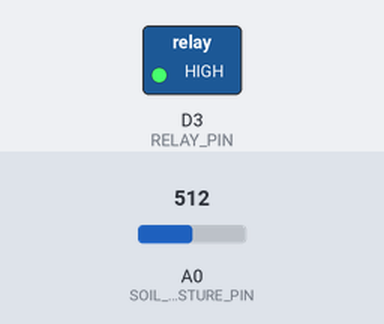
This sketch was run on a simulated ESP8266 (NodeMCU). Shown: switched loads named in the sketch (green lamp = pin HIGH). The inputs (shaded band) are chosen by the test bench; at power-on: A0 (SOIL_MOISTURE_PIN) = 512. WiFi joins after 1.5 s; servers stay silent unless stated; uploads are accepted with an empty reply; what the sketch prints to the serial monitor is not drawn.

Above: at 3.9 s.
4.0 s: A0 (SOIL_MOISTURE_PIN) set to 898
5.5 s: A0 (SOIL_MOISTURE_PIN) set to 927
At 6.6 s:
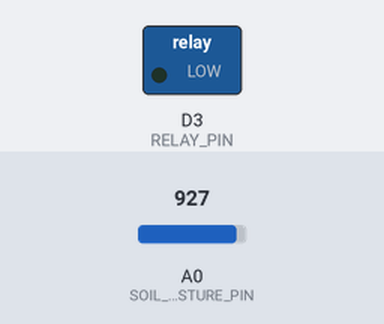
7.5 s: A0 (SOIL_MOISTURE_PIN) set to 900
At 7.8 s:
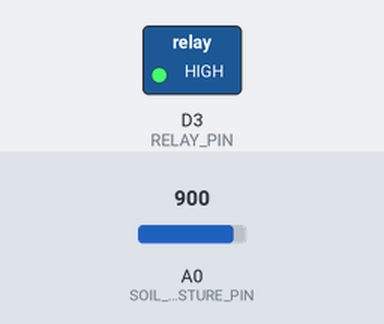
9.0 s: A0 (SOIL_MOISTURE_PIN) set to 1023
At 10.5 s:
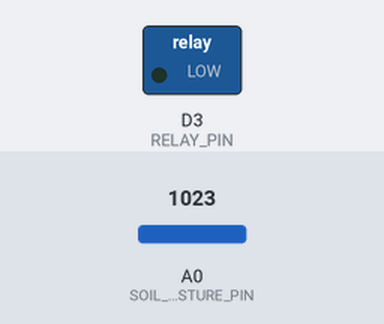
Timing chart, 0 to 11.9 s (numbered marks = the images above; inputs shaded):
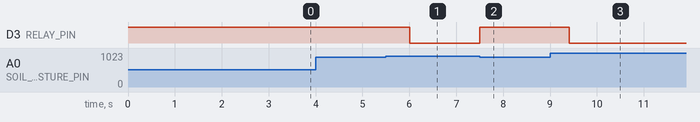

Measured:
- the behaviour switches between 913 and 914 on A0 (SOIL_MOISTURE_PIN) (found by bisection; images 0 and 1)
- after the input at 4.0 s, every drawn part: stays the same
- after the input at 5.5 s, D3 (RELAY_PIN): HIGH → LOW after 0.50 s
- after the input at 7.5 s, D3 (RELAY_PIN): LOW → HIGH at once
- after the input at 9.0 s, D3 (RELAY_PIN): HIGH → LOW after 0.41 s

The sketch:

irrigador.ino
```cpp
#include <ESP8266WiFi.h>
#include <ESP8266HTTPClient.h>
#include <WiFiClientSecureBearSSL.h>
#include <ArduinoJson.h>

// Define pin connections
#define SOIL_MOISTURE_PIN A0
#define RELAY_PIN D3

// WiFi credentials
const char *ssid = "ssid";
const char *password = "password";

String BASE_URL = "https://api-regador.onrender.com";

int soilMoistureValue = 0;
int activationLevel = 20;

unsigned long lastPostTime = 0;
const unsigned long postInterval = 2000; // 2 seconds

void sendMoistureLevel(int moistureLevel) {
  std::unique_ptr<BearSSL::WiFiClientSecure>client(new BearSSL::WiFiClientSecure);
  client->setInsecure();

  HTTPClient https;

  https.begin(*client, BASE_URL + "/regas");
  https.addHeader("Content-Type", "application/json"); // Set content type to JSON

  // Create JSON document
  JsonDocument doc;
  doc["umidade"] = moistureLevel;

  String json;
  serializeJson(doc, json);

  int httpCode = https.POST(json);

  if (httpCode != HTTP_CODE_OK)
    Serial.printf("[HTTP] POST... failed, error: %s\n", https.errorToString(httpCode).c_str());

  https.end();
}

void getActivationLevel() {
  std::unique_ptr<BearSSL::WiFiClientSecure>client(new BearSSL::WiFiClientSecure);
  client->setInsecure();

  HTTPClient https;

  https.begin(*client, BASE_URL + "/activation-level");
  int httpCode = https.GET();

  if (httpCode != HTTP_CODE_OK)
    Serial.printf("[HTTP] GET... failed, error: %s\n", https.errorToString(httpCode).c_str());

  String payload = https.getString();

  https.end();

  // Server sends a normal string instead of JSON object
  int level = payload.toInt();

  if (level && level != activationLevel)
    activationLevel = level;
}

void setup() {
  // Set relay pin as output
  pinMode(RELAY_PIN, OUTPUT);
  digitalWrite(RELAY_PIN, HIGH);  // Ensure the relay is off initially

  // Start serial communication
  Serial.begin(115200);

  // Prevents reconnection issues (taking too long to connect)
  WiFi.mode(WIFI_OFF);

  delay(1000);

  // Hides the viewing of ESP as wifi hotspot
  WiFi.mode(WIFI_STA);

  // Start WiFi
  WiFi.begin(ssid, password);
  Serial.println("");

  Serial.println("Connecting");

  while (WiFi.status() != WL_CONNECTED) {
    delay(500);
    Serial.print(".");
  }

  // If connection successful show IP address in serial monitor
  Serial.println("");
  Serial.print("Connected to ");
  Serial.println(ssid);
  Serial.print("IP address: ");
  Serial.println(WiFi.localIP());

  // Set activation level saved previously in the API
  getActivationLevel();
}

void loop() {
  unsigned long currentTime = millis();

  soilMoistureValue = map(analogRead(SOIL_MOISTURE_PIN), 1023, 490, 0, 100);

  if (soilMoistureValue < activationLevel) { // Adjust threshold as needed
    digitalWrite(RELAY_PIN, LOW);  // Start irrigation
  }
  else {
    digitalWrite(RELAY_PIN, HIGH); // Stop irrigation
  }

  // Send moisture value every 2 seconds
  if (currentTime - lastPostTime >= postInterval) {
    lastPostTime = currentTime;
    sendMoistureLevel(soilMoistureValue);
    getActivationLevel();
  }

  delay(500);
}
```
